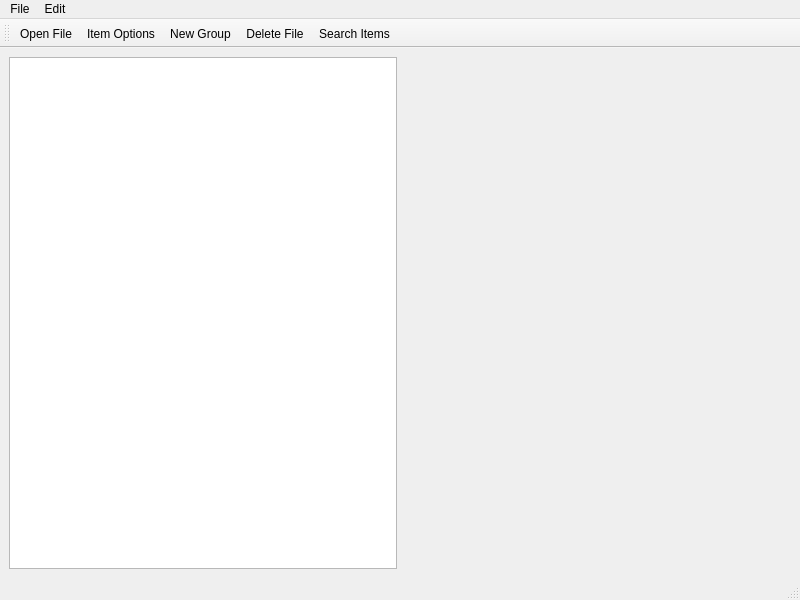
<?xml version="1.0" encoding="UTF-8"?>
<ui version="4.0">
 <class>MainWindow</class>
 <widget class="QMainWindow" name="MainWindow">
  <property name="geometry">
   <rect>
    <x>0</x>
    <y>0</y>
    <width>800</width>
    <height>600</height>
   </rect>
  </property>
  <property name="windowTitle">
   <string>MainWindow</string>
  </property>
  <widget class="QWidget" name="centralwidget">
   <layout class="QVBoxLayout" name="verticalLayout">
    <item>
     <layout class="QHBoxLayout" name="horizontalLayout">
      <item>
       <widget class="QTreeView" name="treeView">
        <property name="sizePolicy">
         <sizepolicy hsizetype="Minimum" vsizetype="Minimum">
          <horstretch>0</horstretch>
          <verstretch>0</verstretch>
         </sizepolicy>
        </property>
        <property name="contextMenuPolicy">
         <enum>Qt::ActionsContextMenu</enum>
        </property>
       </widget>
      </item>
      <item>
       <widget class="QVTKOpenGLNativeWidget" name="vtkWidget" native="true">
        <property name="sizePolicy">
         <sizepolicy hsizetype="Minimum" vsizetype="Preferred">
          <horstretch>0</horstretch>
          <verstretch>0</verstretch>
         </sizepolicy>
        </property>
       </widget>
      </item>
     </layout>
    </item>
   </layout>
  </widget>
  <widget class="QMenuBar" name="menubar">
   <property name="geometry">
    <rect>
     <x>0</x>
     <y>0</y>
     <width>800</width>
     <height>21</height>
    </rect>
   </property>
   <widget class="QMenu" name="menuFile">
    <property name="title">
     <string>File</string>
    </property>
    <addaction name="actionOpen_File"/>
    <addaction name="actionNew_Group"/>
   </widget>
   <widget class="QMenu" name="menuEdit">
    <property name="title">
     <string>Edit</string>
    </property>
    <addaction name="actionItem_Options"/>
   </widget>
   <addaction name="menuFile"/>
   <addaction name="menuEdit"/>
  </widget>
  <widget class="QStatusBar" name="statusbar"/>
  <widget class="QToolBar" name="toolBar">
   <property name="windowTitle">
    <string>toolBar</string>
   </property>
   <attribute name="toolBarArea">
    <enum>TopToolBarArea</enum>
   </attribute>
   <attribute name="toolBarBreak">
    <bool>false</bool>
   </attribute>
   <addaction name="actionOpen_File"/>
   <addaction name="actionItem_Options"/>
   <addaction name="actionNew_Group"/>
   <addaction name="actionDelete_File"/>
   <addaction name="actionSearch_Items"/>
  </widget>
  <action name="actionOpen_File">
   <property name="icon">
    <iconset resource="icons.qrc">
     <normaloff>:/Downloads/open.png</normaloff>:/Downloads/open.png</iconset>
   </property>
   <property name="text">
    <string>Open File</string>
   </property>
   <property name="menuRole">
    <enum>QAction::NoRole</enum>
   </property>
  </action>
  <action name="actionItem_Options">
   <property name="icon">
    <iconset resource="icons.qrc">
     <normaloff>:/Downloads/options.png</normaloff>:/Downloads/options.png</iconset>
   </property>
   <property name="text">
    <string>Item Options</string>
   </property>
   <property name="toolTip">
    <string>Item Options</string>
   </property>
   <property name="menuRole">
    <enum>QAction::NoRole</enum>
   </property>
  </action>
  <action name="actionNew_Group">
   <property name="icon">
    <iconset resource="icons.qrc">
     <normaloff>:/Downloads/add.png</normaloff>:/Downloads/add.png</iconset>
   </property>
   <property name="text">
    <string>New Group</string>
   </property>
   <property name="menuRole">
    <enum>QAction::NoRole</enum>
   </property>
  </action>
  <action name="actionDelete_File">
   <property name="icon">
    <iconset resource="icons.qrc">
     <normaloff>:/Downloads/delete.png</normaloff>:/Downloads/delete.png</iconset>
   </property>
   <property name="text">
    <string>Delete File</string>
   </property>
   <property name="menuRole">
    <enum>QAction::NoRole</enum>
   </property>
  </action>
  <action name="actionSearch_Items">
   <property name="icon">
    <iconset resource="icons.qrc">
     <normaloff>:/Downloads/search.png</normaloff>:/Downloads/search.png</iconset>
   </property>
   <property name="text">
    <string>Search Items</string>
   </property>
   <property name="menuRole">
    <enum>QAction::NoRole</enum>
   </property>
  </action>
 </widget>
 <customwidgets>
  <customwidget>
   <class>QVTKOpenGLNativeWidget</class>
   <extends>QWidget</extends>
   <header>qvtkopenglnativewidget.h</header>
   <container>1</container>
  </customwidget>
 </customwidgets>
 <resources>
  <include location="icons.qrc"/>
 </resources>
 <connections/>
</ui>
